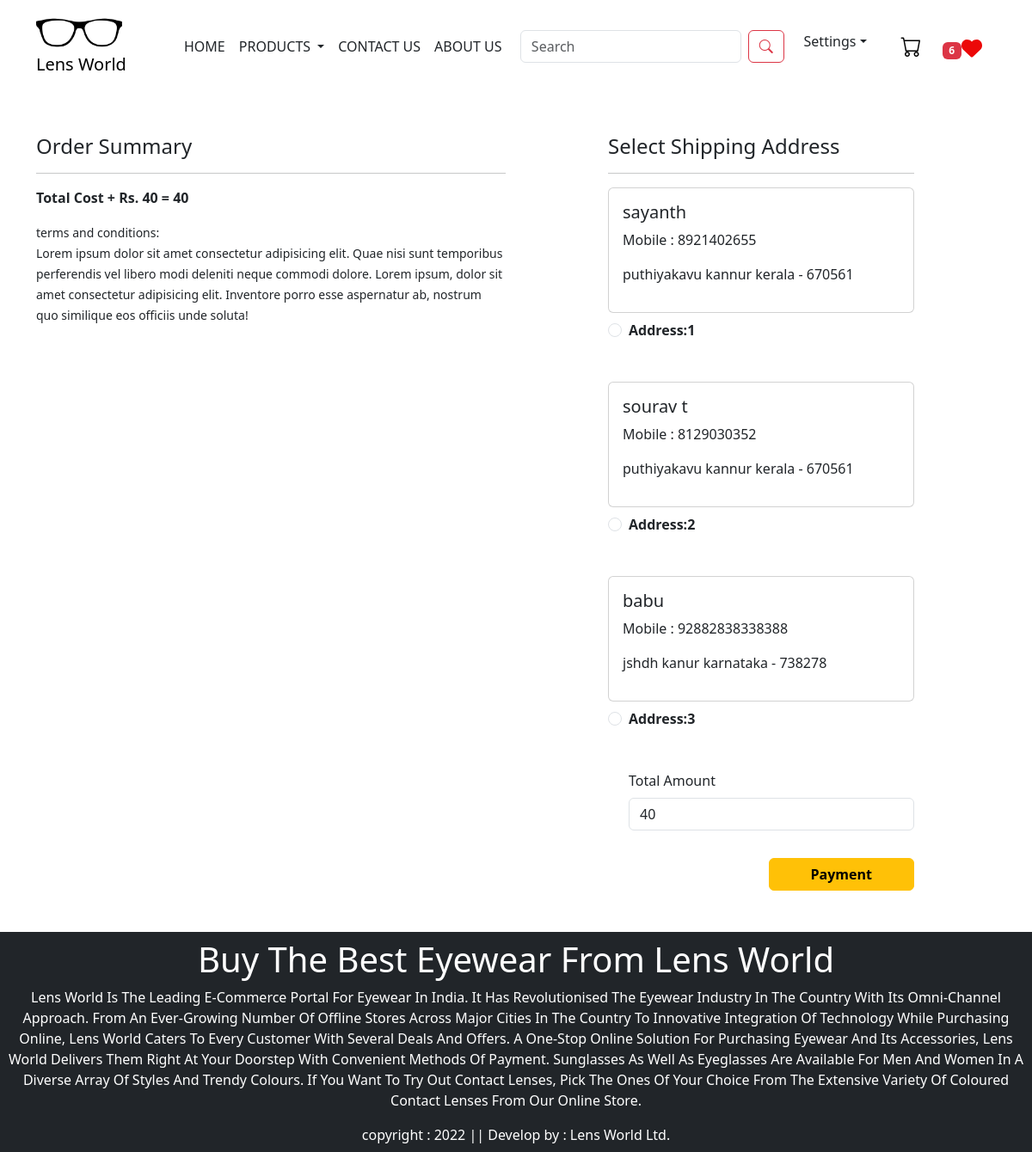
Screenshot of /checkout/ (signed in) with the database file from the repository.
### myapp/models.py (models this page shows, shortened)
class Customer(models.Model):
    user = models.ForeignKey(User,on_delete=models.CASCADE)
    name = models.CharField( max_length=200)
    locality = models.CharField(max_length=200)
    city = models.CharField(max_length=50)
    mobile = models.IntegerField(default=0)
    pincode = models.IntegerField()
    state = models.CharField(choices=STATE_CHOICES,max_length=100)

### myapp/views.py (the view, shortened to what this page needs)
# urls.py: path("checkout/",views.checkout.as_view(), name='checkout'),
class checkout(views.View):
    def get(self,request):
        totalitem = 0
        wishlist = 0
        if request.user.is_authenticated:
            totalitem = len(Cart.objects.filter(user=request.user))
            wishitem = len(Wishlist.objects.filter(user=request.user))
        user=request.user
        add=Customer.objects.filter(user=user)
        cart_items=Cart.objects.filter(user=user)
        famount = 0
        for p in cart_items:
            value = p.quantity * p.product.discounted_price
            famount = famount + value
        totalamount = famount + 40
        razoramount = int(totalamount * 100)
        client = razorpay.Client(auth=(settings.RAZOR_KEY_ID, settings.RAZOR_KEY_SECRET))
        data = { "amount": razoramount, "currency":"INR","receipt":"order_rcptid_12"}
        payment_response = client.order.create(data=data)
        print(payment_response)
        order_id = payment_response['id']
        order_status = payment_response['status']
        return render(request,'app/checkout.html',locals())

### myapp/templates/app/checkout.html (shortened to what this page needs)
{% extends 'app/base.html' %}
{% load static %}
{% block main-content %}
<div class="container">
<div class="row mt-5">
    <div class="col-sm-6">
        <h4>Order Summary</h4>
        <hr>
        <p class="fw-bold">Total Cost + Rs. 40 = {{totalamount}}</p>
        <small>terms and conditions:<br> Lorem ipsum dolor sit amet consectetur adipisicing elit. Quae nisi sunt temporibus perferendis vel libero modi deleniti neque commodi dolore. Lorem ipsum, dolor sit amet consectetur adipisicing elit. Inventore porro esse aspernatur ab, nostrum quo similique eos officiis unde soluta! </small>
    </div>
    <div class="col-sm-4 offset-sm-1">
        <h4>Select Shipping Address</h4>
        <hr>
        <form action="" method="post" id="myform">
            {% for ad in add %}
            <div class="card">
                <div class="card-body">
                    <h5>{{ad.name}}</h5>
                    <p>Mobile : {{ad.mobile}}</p>
                    <p>{{ad.locality}} {{ad.city}} {{ad.state}} - {{ad.pincode}}</p>
                </div>
            </div>
            <div class="form-check mt-2 mb-5">
                <input type="radio" class="form-check-input" name="custid" id="custadd{{forloop.counter}}" value="{{ad.id}}">
                <label for="custadd{{forloop.counter}}" class="form-check-label fw-bold">Address:{{forloop.counter}}</label>
            </div>
            {% endfor %}
                <div class="form-check mb-3">
                    <label for="totalamount" class="form-label">Total Amount</label>
                    <input type="number" class="form-control" name="totalamount" value={{totalamount}} readonly>
                </div>
                <div class="text-end">
                    <button type="submit" id="rzp-button1" class="btn btn-warning mt-3 px-5 fw-bold">Payment</button>
                </div>
        </form>
    </div>
</div>
</div>
{% endblock main-content %}

### rows the page displays
Customer: name "sayanth", mobile "8921402655", locality "puthiyakavu", city "kannur", state "kerala", pincode "670561"
Customer: name "sourav t", mobile "8129030352", locality "puthiyakavu", city "kannur", state "kerala", pincode "670561"
Customer: name "babu", mobile "92882838338388", locality "jshdh", city "kanur", state "karnataka", pincode "738278"

### other values shown
{{ wishitem }} "6"
{{ totalamount }} "40"
